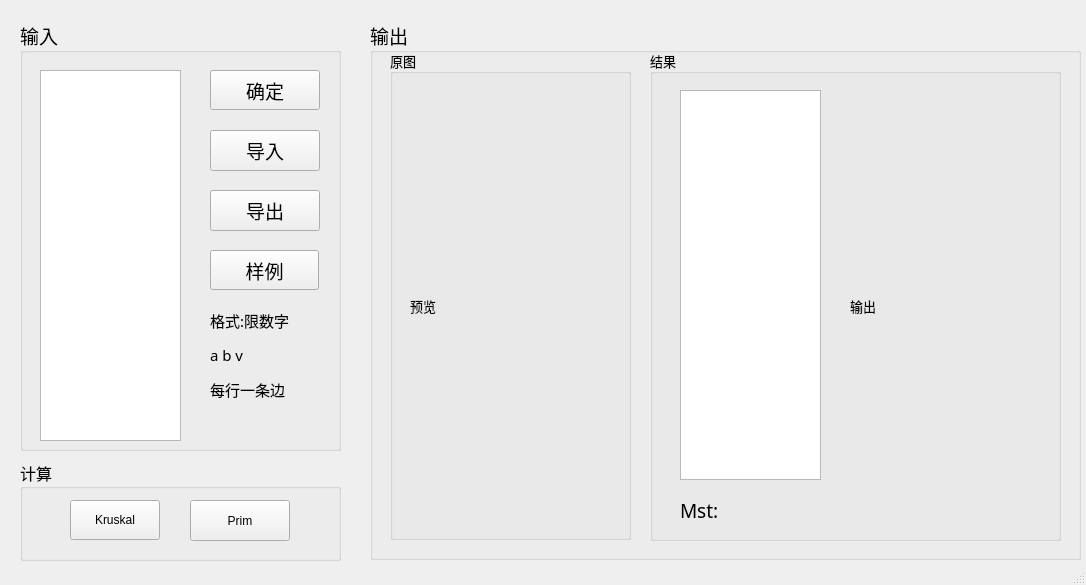
<?xml version="1.0" encoding="UTF-8"?>
<ui version="4.0">
 <class>MstClass</class>
 <widget class="QMainWindow" name="MstClass">
  <property name="geometry">
   <rect>
    <x>0</x>
    <y>0</y>
    <width>1086</width>
    <height>585</height>
   </rect>
  </property>
  <property name="windowTitle">
   <string>Mst</string>
  </property>
  <widget class="QWidget" name="centralWidget">
   <widget class="QGroupBox" name="groupBox">
    <property name="geometry">
     <rect>
      <x>20</x>
      <y>20</y>
      <width>321</width>
      <height>431</height>
     </rect>
    </property>
    <property name="font">
     <font>
      <family>微软雅黑 Light</family>
      <pointsize>14</pointsize>
     </font>
    </property>
    <property name="title">
     <string>输入</string>
    </property>
    <widget class="QTextEdit" name="textEdit_input">
     <property name="geometry">
      <rect>
       <x>20</x>
       <y>50</y>
       <width>141</width>
       <height>371</height>
      </rect>
     </property>
     <property name="font">
      <font>
       <pointsize>16</pointsize>
      </font>
     </property>
     <property name="verticalScrollBarPolicy">
      <enum>Qt::ScrollBarAsNeeded</enum>
     </property>
    </widget>
    <widget class="QPushButton" name="btn_ok">
     <property name="geometry">
      <rect>
       <x>190</x>
       <y>50</y>
       <width>110</width>
       <height>40</height>
      </rect>
     </property>
     <property name="text">
      <string>确定</string>
     </property>
    </widget>
    <widget class="QPushButton" name="btn_save">
     <property name="geometry">
      <rect>
       <x>190</x>
       <y>110</y>
       <width>110</width>
       <height>41</height>
      </rect>
     </property>
     <property name="text">
      <string>导入</string>
     </property>
    </widget>
    <widget class="QPushButton" name="btn_import">
     <property name="geometry">
      <rect>
       <x>190</x>
       <y>170</y>
       <width>110</width>
       <height>41</height>
      </rect>
     </property>
     <property name="text">
      <string>导出</string>
     </property>
    </widget>
    <widget class="QLabel" name="label_2">
     <property name="geometry">
      <rect>
       <x>190</x>
       <y>270</y>
       <width>101</width>
       <height>131</height>
      </rect>
     </property>
     <property name="maximumSize">
      <size>
       <width>101</width>
       <height>16777215</height>
      </size>
     </property>
     <property name="text">
      <string>&lt;html&gt;&lt;head/&gt;&lt;body&gt;&lt;p&gt;&lt;span style=&quot; font-size:11pt;&quot;&gt;格式:限数字&lt;/span&gt;&lt;/p&gt;&lt;p&gt;&lt;span style=&quot; font-size:11pt;&quot;&gt;a b v&lt;/span&gt;&lt;/p&gt;&lt;p&gt;&lt;span style=&quot; font-size:11pt;&quot;&gt;每行一条边&lt;/span&gt;&lt;/p&gt;&lt;/body&gt;&lt;/html&gt;</string>
     </property>
    </widget>
    <widget class="QPushButton" name="btn_rand">
     <property name="geometry">
      <rect>
       <x>190</x>
       <y>230</y>
       <width>109</width>
       <height>40</height>
      </rect>
     </property>
     <property name="font">
      <font>
       <pointsize>14</pointsize>
      </font>
     </property>
     <property name="text">
      <string>样例</string>
     </property>
    </widget>
   </widget>
   <widget class="QGroupBox" name="groupBox_2">
    <property name="geometry">
     <rect>
      <x>370</x>
      <y>20</y>
      <width>711</width>
      <height>540</height>
     </rect>
    </property>
    <property name="font">
     <font>
      <family>微软雅黑 Light</family>
      <pointsize>14</pointsize>
     </font>
    </property>
    <property name="title">
     <string>输出</string>
    </property>
    <widget class="QGroupBox" name="groupBox_4">
     <property name="geometry">
      <rect>
       <x>20</x>
       <y>30</y>
       <width>241</width>
       <height>490</height>
      </rect>
     </property>
     <property name="font">
      <font>
       <pointsize>10</pointsize>
      </font>
     </property>
     <property name="title">
      <string>原图</string>
     </property>
     <widget class="QLabel" name="label_graph">
      <property name="geometry">
       <rect>
        <x>20</x>
        <y>40</y>
        <width>201</width>
        <height>431</height>
       </rect>
      </property>
      <property name="mouseTracking">
       <bool>false</bool>
      </property>
      <property name="text">
       <string>预览</string>
      </property>
      <property name="scaledContents">
       <bool>true</bool>
      </property>
      <property name="wordWrap">
       <bool>false</bool>
      </property>
      <property name="openExternalLinks">
       <bool>false</bool>
      </property>
     </widget>
    </widget>
    <widget class="QGroupBox" name="groupBox_5">
     <property name="geometry">
      <rect>
       <x>280</x>
       <y>30</y>
       <width>411</width>
       <height>491</height>
      </rect>
     </property>
     <property name="font">
      <font>
       <pointsize>10</pointsize>
      </font>
     </property>
     <property name="title">
      <string>结果</string>
     </property>
     <widget class="QTextEdit" name="textEdit_result">
      <property name="enabled">
       <bool>true</bool>
      </property>
      <property name="geometry">
       <rect>
        <x>30</x>
        <y>40</y>
        <width>141</width>
        <height>390</height>
       </rect>
      </property>
      <property name="font">
       <font>
        <pointsize>16</pointsize>
       </font>
      </property>
      <property name="verticalScrollBarPolicy">
       <enum>Qt::ScrollBarAsNeeded</enum>
      </property>
      <property name="horizontalScrollBarPolicy">
       <enum>Qt::ScrollBarAsNeeded</enum>
      </property>
      <property name="undoRedoEnabled">
       <bool>true</bool>
      </property>
     </widget>
     <widget class="QLabel" name="label_result">
      <property name="geometry">
       <rect>
        <x>200</x>
        <y>40</y>
        <width>191</width>
        <height>431</height>
       </rect>
      </property>
      <property name="text">
       <string>输出</string>
      </property>
      <property name="scaledContents">
       <bool>true</bool>
      </property>
     </widget>
     <widget class="QLabel" name="label_sum">
      <property name="geometry">
       <rect>
        <x>30</x>
        <y>450</y>
        <width>161</width>
        <height>21</height>
       </rect>
      </property>
      <property name="font">
       <font>
        <pointsize>14</pointsize>
       </font>
      </property>
      <property name="text">
       <string>Mst:</string>
      </property>
     </widget>
    </widget>
   </widget>
   <widget class="QPushButton" name="btn_kruskal">
    <property name="geometry">
     <rect>
      <x>70</x>
      <y>500</y>
      <width>90</width>
      <height>40</height>
     </rect>
    </property>
    <property name="text">
     <string>Kruskal</string>
    </property>
   </widget>
   <widget class="QPushButton" name="btn_prim">
    <property name="geometry">
     <rect>
      <x>190</x>
      <y>500</y>
      <width>100</width>
      <height>41</height>
     </rect>
    </property>
    <property name="text">
     <string>Prim</string>
    </property>
   </widget>
   <widget class="QGroupBox" name="groupBox_3">
    <property name="geometry">
     <rect>
      <x>20</x>
      <y>460</y>
      <width>321</width>
      <height>101</height>
     </rect>
    </property>
    <property name="font">
     <font>
      <family>微软雅黑 Light</family>
      <pointsize>12</pointsize>
     </font>
    </property>
    <property name="title">
     <string>计算</string>
    </property>
   </widget>
   <zorder>groupBox_3</zorder>
   <zorder>groupBox</zorder>
   <zorder>groupBox_2</zorder>
   <zorder>btn_kruskal</zorder>
   <zorder>btn_prim</zorder>
  </widget>
  <widget class="QStatusBar" name="statusBar"/>
 </widget>
 <layoutdefault spacing="6" margin="11"/>
 <resources>
  <include location="Mst.qrc"/>
 </resources>
 <connections>
  <connection>
   <sender>btn_import</sender>
   <signal>clicked()</signal>
   <receiver>MstClass</receiver>
   <slot>btnSaveClick()</slot>
   <hints>
    <hint type="sourcelabel">
     <x>226</x>
     <y>211</y>
    </hint>
    <hint type="destinationlabel">
     <x>196</x>
     <y>-30</y>
    </hint>
   </hints>
  </connection>
  <connection>
   <sender>btn_save</sender>
   <signal>clicked()</signal>
   <receiver>MstClass</receiver>
   <slot>btnLoadClick()</slot>
   <hints>
    <hint type="sourcelabel">
     <x>246</x>
     <y>157</y>
    </hint>
    <hint type="destinationlabel">
     <x>256</x>
     <y>-23</y>
    </hint>
   </hints>
  </connection>
  <connection>
   <sender>btn_ok</sender>
   <signal>clicked()</signal>
   <receiver>MstClass</receiver>
   <slot>btnOkClick()</slot>
   <hints>
    <hint type="sourcelabel">
     <x>306</x>
     <y>94</y>
    </hint>
    <hint type="destinationlabel">
     <x>306</x>
     <y>-35</y>
    </hint>
   </hints>
  </connection>
  <connection>
   <sender>btn_rand</sender>
   <signal>clicked()</signal>
   <receiver>MstClass</receiver>
   <slot>btnRandClick()</slot>
   <hints>
    <hint type="sourcelabel">
     <x>284</x>
     <y>276</y>
    </hint>
    <hint type="destinationlabel">
     <x>288</x>
     <y>-46</y>
    </hint>
   </hints>
  </connection>
  <connection>
   <sender>btn_prim</sender>
   <signal>clicked()</signal>
   <receiver>MstClass</receiver>
   <slot>btnPrimClick()</slot>
   <hints>
    <hint type="sourcelabel">
     <x>237</x>
     <y>521</y>
    </hint>
    <hint type="destinationlabel">
     <x>219</x>
     <y>679</y>
    </hint>
   </hints>
  </connection>
  <connection>
   <sender>btn_kruskal</sender>
   <signal>clicked()</signal>
   <receiver>MstClass</receiver>
   <slot>btnKrusalClick()</slot>
   <hints>
    <hint type="sourcelabel">
     <x>96</x>
     <y>511</y>
    </hint>
    <hint type="destinationlabel">
     <x>91</x>
     <y>626</y>
    </hint>
   </hints>
  </connection>
 </connections>
 <slots>
  <slot>btnShowClick()</slot>
  <slot>btnSaveClick()</slot>
  <slot>btnLoadClick()</slot>
  <slot>btnOkClick()</slot>
  <slot>btnRandClick()</slot>
  <slot>btnPrimClick()</slot>
  <slot>btnKrusalClick()</slot>
 </slots>
</ui>
